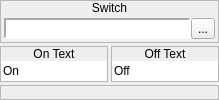
        <widget class="QWidget" name="wSwitch">
         <layout class="QVBoxLayout" name="verticalLayout_48">
          <property name="spacing">
           <number>3</number>
          </property>
          <property name="margin">
           <number>0</number>
          </property>
          <item>
           <widget class="QFrame" name="frame_23">
            <property name="sizePolicy">
             <sizepolicy hsizetype="Preferred" vsizetype="Fixed">
              <horstretch>0</horstretch>
              <verstretch>0</verstretch>
             </sizepolicy>
            </property>
            <property name="frameShape">
             <enum>QFrame::StyledPanel</enum>
            </property>
            <property name="frameShadow">
             <enum>QFrame::Raised</enum>
            </property>
            <layout class="QVBoxLayout" name="verticalLayout_49">
             <property name="spacing">
              <number>0</number>
             </property>
             <property name="margin">
              <number>0</number>
             </property>
             <item>
              <widget class="QLabel" name="label_16">
               <property name="sizePolicy">
                <sizepolicy hsizetype="Preferred" vsizetype="Fixed">
                 <horstretch>0</horstretch>
                 <verstretch>0</verstretch>
                </sizepolicy>
               </property>
               <property name="text">
                <string>Switch</string>
               </property>
               <property name="alignment">
                <set>Qt::AlignCenter</set>
               </property>
              </widget>
             </item>
             <item>
              <widget class="QWidget" name="widget_16" native="true">
               <layout class="QHBoxLayout" name="horizontalLayout_29">
                <property name="spacing">
                 <number>0</number>
                </property>
                <property name="margin">
                 <number>3</number>
                </property>
                <item>
                 <widget class="QWidget" name="widget_17" native="true">
                  <layout class="QHBoxLayout" name="horizontalLayout_30">
                   <property name="spacing">
                    <number>0</number>
                   </property>
                   <property name="margin">
                    <number>0</number>
                   </property>
                   <item>
                    <widget class="QLabel" name="lblSwitch">
                     <property name="sizePolicy">
                      <sizepolicy hsizetype="Preferred" vsizetype="Preferred">
                       <horstretch>0</horstretch>
                       <verstretch>0</verstretch>
                      </sizepolicy>
                     </property>
                     <property name="minimumSize">
                      <size>
                       <width>150</width>
                       <height>0</height>
                      </size>
                     </property>
                     <property name="font">
                      <font>
                       <family>Monospace</family>
                      </font>
                     </property>
                     <property name="styleSheet">
                      <string notr="true">background-color: palette(base);</string>
                     </property>
                     <property name="frameShape">
                      <enum>QFrame::Panel</enum>
                     </property>
                     <property name="frameShadow">
                      <enum>QFrame::Sunken</enum>
                     </property>
                     <property name="lineWidth">
                      <number>2</number>
                     </property>
                     <property name="text">
                      <string/>
                     </property>
                    </widget>
                   </item>
                   <item>
                    <widget class="QToolButton" name="bBrowseSwitches">
                     <property name="text">
                      <string>...</string>
                     </property>
                     <property name="icon">
                      <iconset resource="gui_icons.qrc">
                       <normaloff>:/icons/fileopen.png</normaloff>:/icons/fileopen.png</iconset>
                     </property>
                    </widget>
                   </item>
                  </layout>
                 </widget>
                </item>
               </layout>
              </widget>
             </item>
            </layout>
           </widget>
          </item>
          <item>
           <widget class="QWidget" name="widget_18" native="true">
            <property name="sizePolicy">
             <sizepolicy hsizetype="Preferred" vsizetype="Fixed">
              <horstretch>0</horstretch>
              <verstretch>0</verstretch>
             </sizepolicy>
            </property>
            <layout class="QHBoxLayout" name="horizontalLayout_31">
             <property name="spacing">
              <number>3</number>
             </property>
             <property name="margin">
              <number>0</number>
             </property>
             <item>
              <widget class="QFrame" name="frame_24">
               <property name="sizePolicy">
                <sizepolicy hsizetype="Preferred" vsizetype="Fixed">
                 <horstretch>0</horstretch>
                 <verstretch>0</verstretch>
                </sizepolicy>
               </property>
               <property name="frameShape">
                <enum>QFrame::StyledPanel</enum>
               </property>
               <property name="frameShadow">
                <enum>QFrame::Raised</enum>
               </property>
               <layout class="QVBoxLayout" name="verticalLayout_50">
                <property name="spacing">
                 <number>0</number>
                </property>
                <property name="margin">
                 <number>0</number>
                </property>
                <item>
                 <widget class="QLabel" name="label_17">
                  <property name="sizePolicy">
                   <sizepolicy hsizetype="Preferred" vsizetype="Fixed">
                    <horstretch>0</horstretch>
                    <verstretch>0</verstretch>
                   </sizepolicy>
                  </property>
                  <property name="text">
                   <string>On Text</string>
                  </property>
                  <property name="alignment">
                   <set>Qt::AlignCenter</set>
                  </property>
                 </widget>
                </item>
                <item>
                 <widget class="QWidget" name="widget_19" native="true">
                  <layout class="QHBoxLayout" name="horizontalLayout_32">
                   <property name="spacing">
                    <number>0</number>
                   </property>
                   <property name="margin">
                    <number>0</number>
                   </property>
                   <item>
                    <widget class="QLineEdit" name="leSwitchOnText">
                     <property name="text">
                      <string>On</string>
                     </property>
                     <property name="maxLength">
                      <number>32</number>
                     </property>
                     <property name="frame">
                      <bool>false</bool>
                     </property>
                    </widget>
                   </item>
                  </layout>
                 </widget>
                </item>
               </layout>
              </widget>
             </item>
             <item>
              <widget class="QFrame" name="frame_25">
               <property name="sizePolicy">
                <sizepolicy hsizetype="Preferred" vsizetype="Fixed">
                 <horstretch>0</horstretch>
                 <verstretch>0</verstretch>
                </sizepolicy>
               </property>
               <property name="frameShape">
                <enum>QFrame::StyledPanel</enum>
               </property>
               <property name="frameShadow">
                <enum>QFrame::Raised</enum>
               </property>
               <layout class="QVBoxLayout" name="verticalLayout_51">
                <property name="spacing">
                 <number>0</number>
                </property>
                <property name="margin">
                 <number>0</number>
                </property>
                <item>
                 <widget class="QLabel" name="label_18">
                  <property name="sizePolicy">
                   <sizepolicy hsizetype="Preferred" vsizetype="Fixed">
                    <horstretch>0</horstretch>
                    <verstretch>0</verstretch>
                   </sizepolicy>
                  </property>
                  <property name="text">
                   <string>Off Text</string>
                  </property>
                  <property name="alignment">
                   <set>Qt::AlignCenter</set>
                  </property>
                 </widget>
                </item>
                <item>
                 <widget class="QWidget" name="widget_20" native="true">
                  <layout class="QHBoxLayout" name="horizontalLayout_33">
                   <property name="spacing">
                    <number>0</number>
                   </property>
                   <property name="margin">
                    <number>0</number>
                   </property>
                   <item>
                    <widget class="QLineEdit" name="leSwitchOffText">
                     <property name="text">
                      <string>Off</string>
                     </property>
                     <property name="maxLength">
                      <number>32</number>
                     </property>
                     <property name="frame">
                      <bool>false</bool>
                     </property>
                    </widget>
                   </item>
                  </layout>
                 </widget>
                </item>
               </layout>
              </widget>
             </item>
            </layout>
           </widget>
          </item>
          <item>
           <widget class="QFrame" name="frame_26">
            <property name="frameShape">
             <enum>QFrame::StyledPanel</enum>
            </property>
            <property name="frameShadow">
             <enum>QFrame::Raised</enum>
            </property>
           </widget>
          </item>
         </layout>
        </widget>
